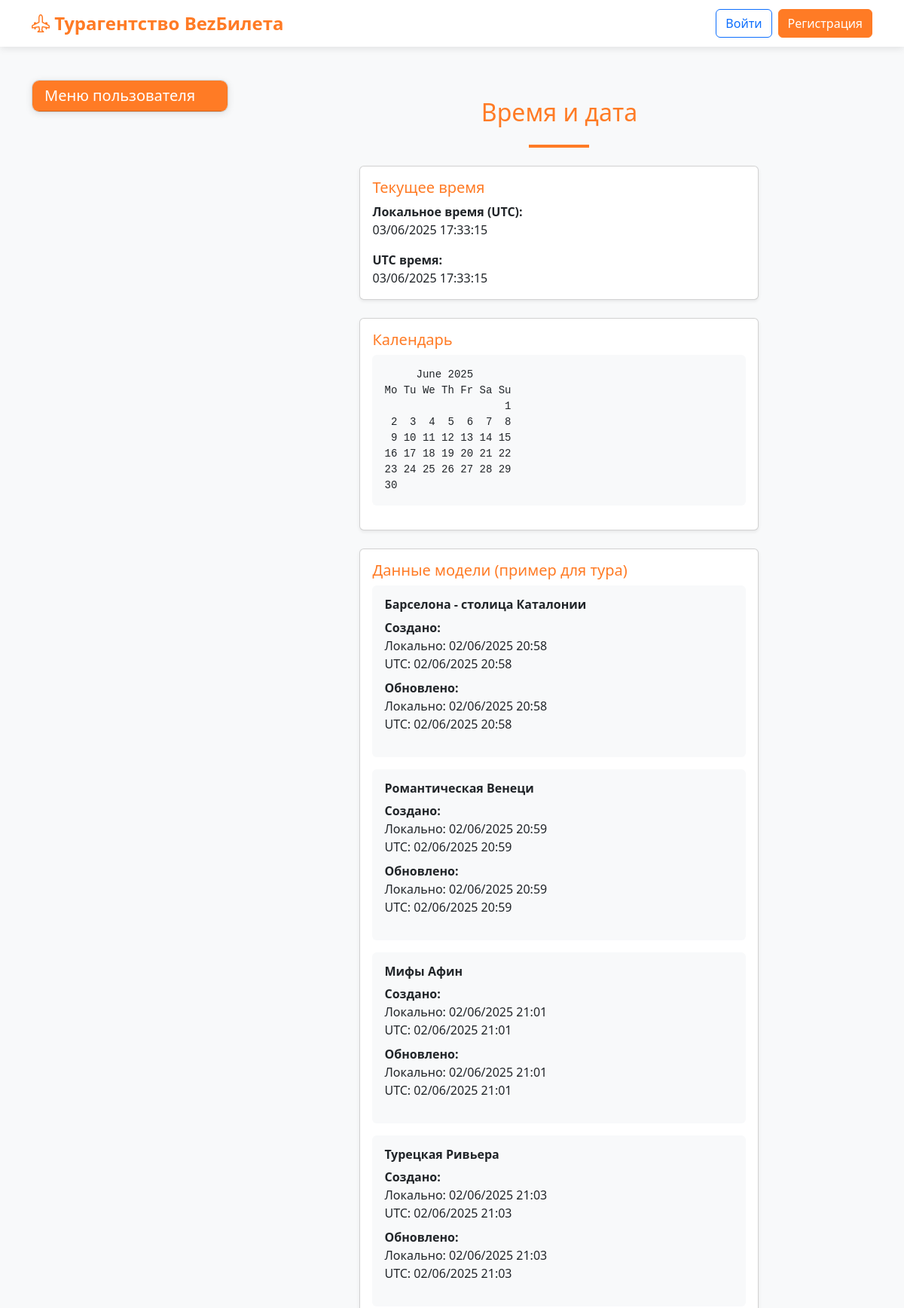
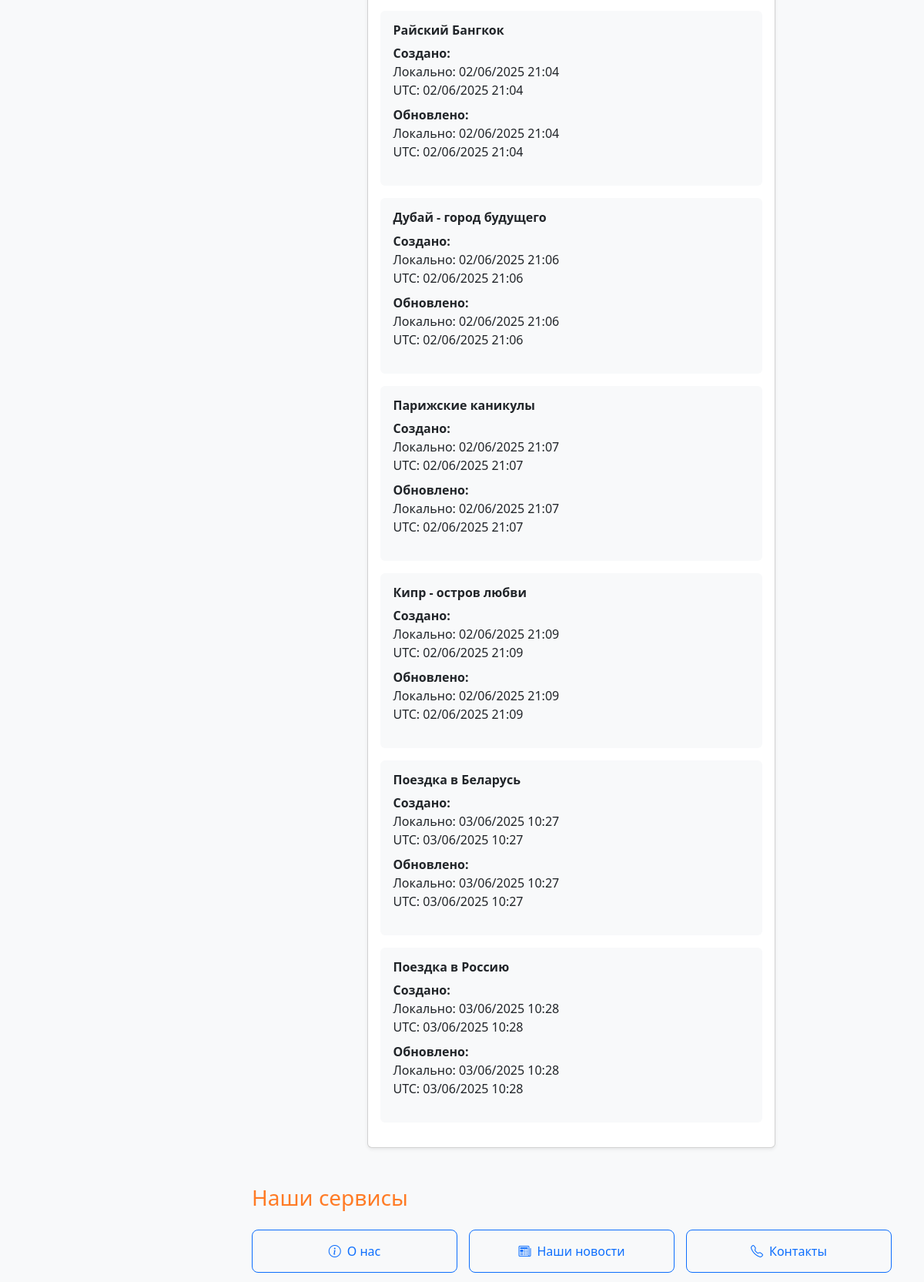
The page /time_info/ (upper part) on the database its author committed (2 pictures, top to bottom).
### app/models.py (models this page shows, shortened)
class Tour(models.Model):
    title = models.CharField(max_length=100)
    country = models.ForeignKey(Country, on_delete=models.CASCADE)
    hotel = models.ForeignKey(Hotel, on_delete=models.CASCADE)
    duration_weeks = models.PositiveSmallIntegerField(choices=[(1, "1 неделя"), (2, "2 недели"), (4, "4 недели")])
    base_price = models.DecimalField(max_digits=10, decimal_places=2)
    description = models.TextField()
    image = models.ImageField(upload_to='tour_images/', blank=True, null=True)
    created_at = models.DateTimeField(auto_now_add=True)
    updated_at = models.DateTimeField(auto_now=True)

### app/views.py (the view)
# urls.py: path('time_info/', views.time_info_view, name='time_info'),
def time_info_view(request):
    now_utc = timezone.now()
    client_ip = get_client_ip(request)
    user_timezone = get_timezone_by_ip(client_ip)
    if not user_timezone:
        user_timezone = timezone.get_current_timezone_name()
    cal = calendar.TextCalendar(calendar.MONDAY)
    calendar_text = cal.formatmonth(now_utc.year, now_utc.month)
    tours = Tour.objects.all()
    return render(request, 'app/time_info.html', {
        'now': now_utc,
        'user_timezone': user_timezone,
        'calendar_text': calendar_text,
        'tours': tours,
        'client_ip': client_ip
    })

### app/views.py (called while the page is built, shortened)
def get_client_ip(request):
    x_forwarded_for = request.META.get('HTTP_X_FORWARDED_FOR', '')
    if x_forwarded_for:
        ip = x_forwarded_for.split(',')[0].strip()
    else:
        ip = request.META.get('REMOTE_ADDR', '')
    return ip if ip else None

def get_timezone_by_ip(ip):
    if not ip or ip.startswith(('127.', '10.', '192.168.')):
        return None

### app/templates/app/time_info.html (shortened to what this page needs)
{% extends "base.html" %}
{% load tz %}
{% block content %}
<div class="container mt-4">
    <div class="row">
        <div class="col-md-8 offset-md-2">
            <h2 class="text-center text-orange mb-4">Время и дата</h2>
            <div class="orange-divider mb-4"></div>
            <div class="card mb-4 shadow-sm">
                <div class="card-body">
                    <h5 class="card-title text-orange">Текущее время</h5>
                    <p class="card-text">
                        <strong>Локальное время ({{ user_timezone }}):</strong><br>
                        {% timezone user_timezone %}
                            {{ now|date:"d/m/Y H:i:s" }}
                        {% endtimezone %}
                    </p>
                    <p class="card-text">
                        <strong>UTC время:</strong><br>
                        {{ now|utc|date:"d/m/Y H:i:s" }}
                    </p>
                </div>
            </div>
            <div class="card mb-4 shadow-sm">
                <div class="card-body">
                    <h5 class="card-title text-orange">Календарь</h5>
                    <pre class="bg-light p-3 rounded">{{ calendar_text }}</pre>
                </div>
            </div>
            {% if tours %}
            <div class="card shadow-sm">
                <div class="card-body">
                    <h5 class="card-title text-orange">Данные модели (пример для тура)</h5>
                    {% for tour in tours %}
                    <div class="mb-3 p-3 bg-light rounded">
                        <h6><strong>{{ tour.title }}</strong></h6>
                        <ul class="list-unstyled">
                            <li><strong>Создано:</strong></li>
                            <li>Локально: {% timezone user_timezone %}{{ tour.created_at|date:"d/m/Y H:i" }}{% endtimezone %}</li>
                            <li>UTC: {{ tour.created_at|date:"d/m/Y H:i" }}</li>
                            <li class="mt-2"><strong>Обновлено:</strong></li>
                            <li>Локально: {% timezone user_timezone %}{{ tour.updated_at|date:"d/m/Y H:i" }}{% endtimezone %}</li>
                            <li>UTC: {{ tour.updated_at|date:"d/m/Y H:i" }}</li>
                        </ul>
                    </div>
                    {% endfor %}
                </div>
            </div>
            {% endif %}
        </div>
    </div>
</div>
{% endblock %}

### app/templates/base.html (style rules this page uses)
:root { --orange-primary: #FF7B25; --orange-light: #FFA726; --orange-dark: #E65100; }
body { background-color: #f8f9fa; color: #333; font-family: 'Segoe UI', Tahoma, Geneva, Verdana, sans-serif; display: flex; flex-direction: column; min-height: 100vh; }
.text-orange { color: var(--orange-primary); }
.orange-divider { width: 80px; height: 4px; background-color: var(--orange-primary); margin: 15px auto; }

### rows shown on the page
Tour: title "Барселона - столица Каталонии", created_at "02/06/2025 20:58", updated_at "02/06/2025 20:58"
Tour: title "Романтическая Венеци", created_at "02/06/2025 20:59", updated_at "02/06/2025 20:59"
Tour: title "Мифы Афин", created_at "02/06/2025 21:01", updated_at "02/06/2025 21:01"
Tour: title "Турецкая Ривьера", created_at "02/06/2025 21:03", updated_at "02/06/2025 21:03"
Tour: title "Райский Бангкок", created_at "02/06/2025 21:04", updated_at "02/06/2025 21:04"
Tour: title "Дубай - город будущего", created_at "02/06/2025 21:06", updated_at "02/06/2025 21:06"
Tour: title "Парижские каникулы", created_at "02/06/2025 21:07", updated_at "02/06/2025 21:07"
Tour: title "Кипр - остров любви", created_at "02/06/2025 21:09", updated_at "02/06/2025 21:09"
Tour: title "Поездка в Беларусь", created_at "03/06/2025 10:27", updated_at "03/06/2025 10:27"
Tour: title "Поездка в Россию", created_at "03/06/2025 10:28", updated_at "03/06/2025 10:28"

### other values the page prints
{{ user_timezone }} "UTC"
{{ calendar_text }} "June 2025 Mo Tu We Th Fr Sa Su 1 2 3 4 5 6 7 8 9 10 11 12 13 14 15 16 17 18 19 20 21 22 23 24 25 26 27 28 29 30"
